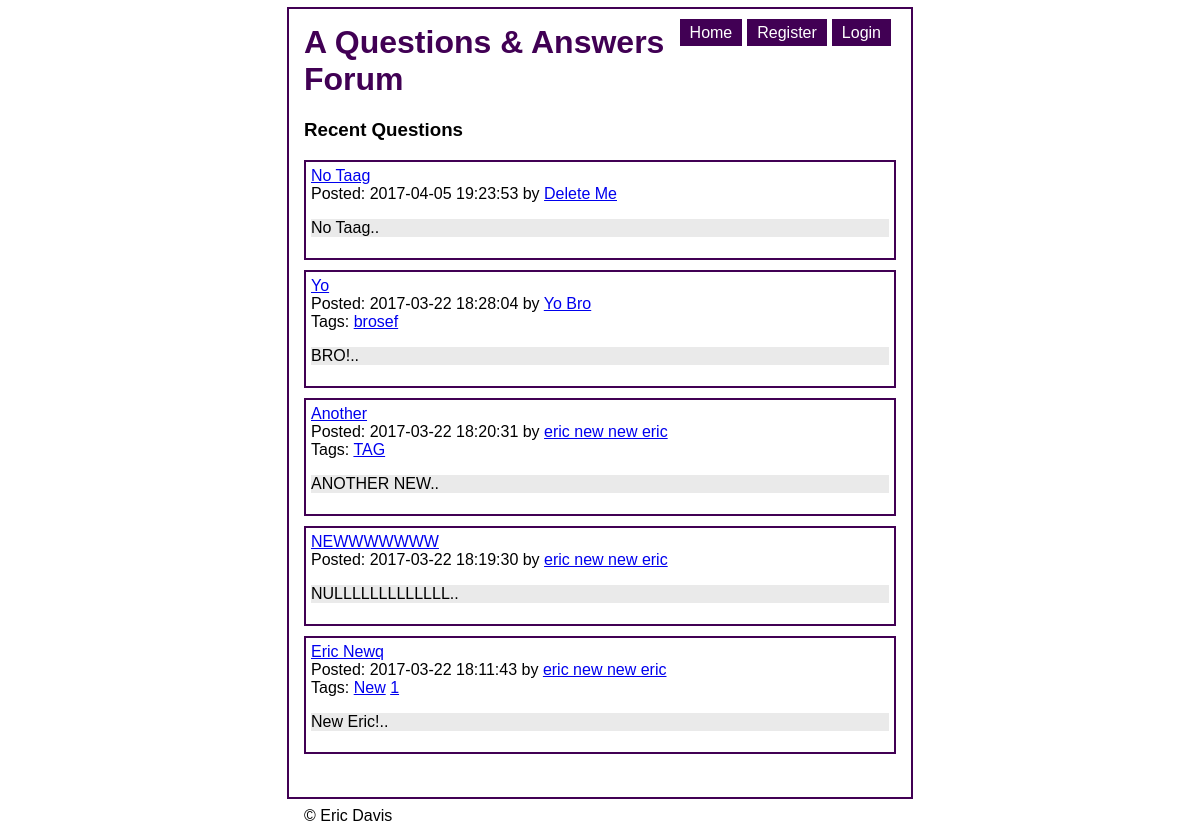
The page /index on the database as committed earlier.
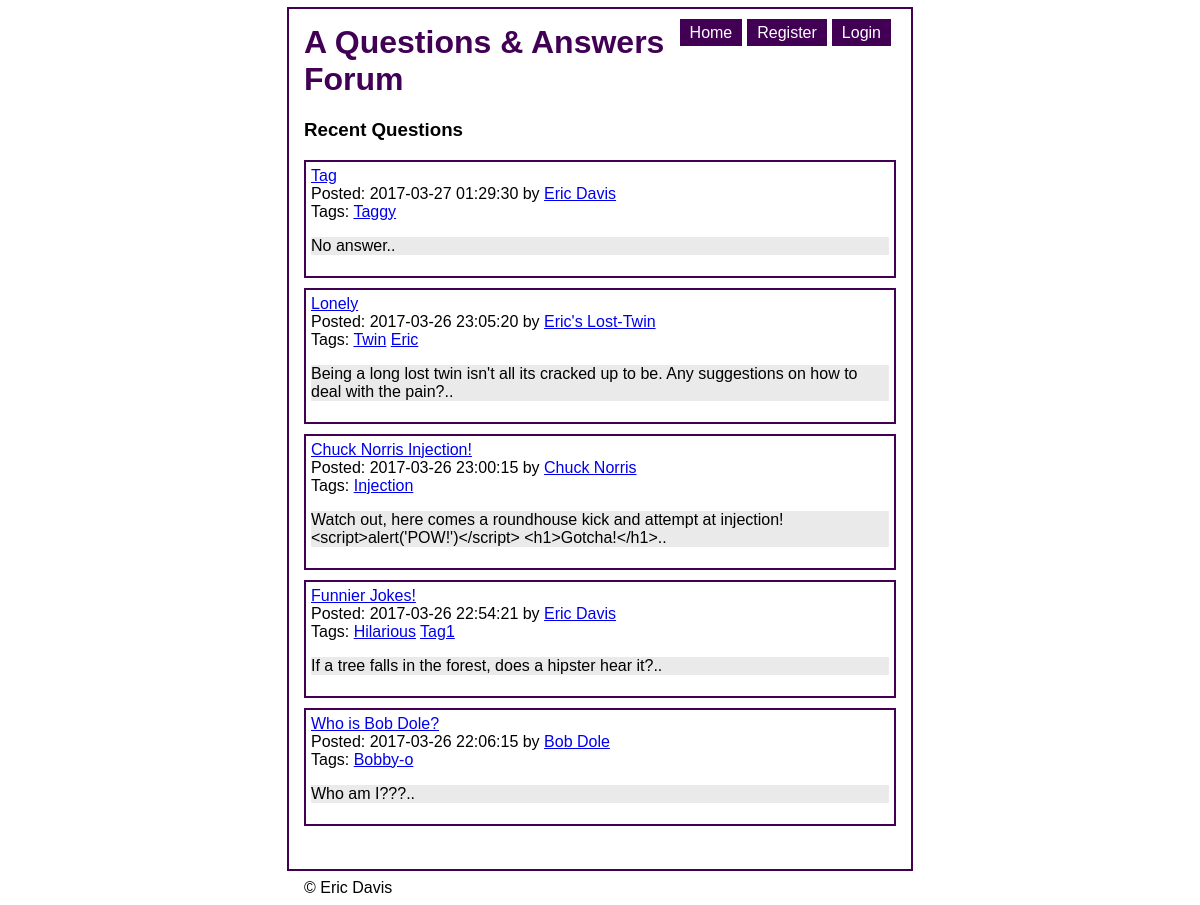
The same page on the database as committed later.
### tables this page shows
CREATE TABLE Questions (QuestionID INTEGER PRIMARY KEY AUTOINCREMENT NOT NULL, Date DATE NOT NULL, Title TEXT NOT NULL, Content TEXT NOT NULL, Tags TEXT, UserID INTEGER REFERENCES Users (UserID) NOT NULL);

CREATE TABLE Users (UserID INTEGER PRIMARY KEY AUTOINCREMENT NOT NULL UNIQUE, FirstName TEXT NOT NULL, LastName TEXT NOT NULL, Email TEXT NOT NULL, Password TEXT NOT NULL);

### controllers/questions.inc (called while the page is built, shortened)
<?php
include_once "include/util.inc";
include_once 'models/User.inc';
include_once 'models/Question.inc';
function get_questions($params) {
    $questions = Question::retrieveRecentQuestions();
    renderTemplate(
        "views/recent_questions_view.inc",
        array(
            'title' => 'A Questions & Answers Forum',
            'subtitle' => 'Recent Questions',
            'questions' => $questions,
            'newQuestionButtonText' => '[Post New Question]'
        )
    );
}

### controllers/index.inc (called while the page is built)
<?php
include_once "include/util.inc";
include_once "controllers/questions.inc";
function get_index($params) {
    get_questions($params);
}

### models/Question.inc (called while the page is built, shortened)
<?php
require_once 'models/Model.inc';
include_once 'include/util.inc';
class Question extends Model {
    private $date;
    private $title;
    private $content;
    private $tags;
    private $userId;
    public function getDate() {
        return $this->date;
    }
    public function setDate($date) {
        $this->date = $date;
    }
    public function getTitle() {
        return $this->title;
    }
    public function setTitle($title) {
        $this->title = $title;
    }
    public function getContent() {
        return $this->content;
    }
    public function setContent($content) {
        $this->content = $content;
    }
    public function getTags() {
        return $this->tags;
    }
    public function setTags($tags) {
        $this->tags = $tags;
    }
    public function getUserId() {
        return $this->userId;
    }
    public function setUserId($id) {
        $this->userId = $id;
    }
    public static function retrieveRecentQuestions($limit = 5) {
        $db = self::getDb();
        $st = $db -> prepare('SELECT * FROM Questions ORDER BY Date DESC LIMIT :limit');
        $st->bindParam(':limit', $limit);
        $st -> execute();
        $rows = $st -> fetchAll(PDO::FETCH_ASSOC);
        return self::makeQuestionsFromRows($rows);
    }
    private static function makeQuestionFromRow($row) {
        $question = new Question($row['QuestionID'], $row['Date'], $row['Title'], $row['Content'], $row['Tags'], $row['UserID']);
        return $question;
    }
    private static function makeQuestionsFromRows($rows) {
        $result = array();
        foreach ($rows as $row) {
            $result[] = self::makeQuestionFromRow($row);
        }
        return $result;
    }
}

### models/Model.inc (called while the page is built, shortened)
<?php
class Model {
    protected $id;
    public function getId() {
        return $this -> id;
    }
    public function setId($id) {
        $this -> id = $id;
        return $this;
    }
}
?>

### models/User.inc (called while the page is built, shortened)
<?php
require_once 'models/Model.inc';
include_once 'include/util.inc';
class User extends Model {
    private $firstName;
    private $lastName;
    public function getFirstName() {
        return $this->firstName;
    }
    public function setFirstName($name) {
        $this->firstName = $name;
    }
    public function getLastName() {
        return $this->lastName;
    }
    public function setLastName($name) {
        $this->lastName = $name;
    }
    public static function getFullName($id) {
        $user = self::retrieveUserById($id);
        if ($user) {
            return $user->getFirstName() . " " . $user->getLastName();
        }
        return false;
    }
    public static function retrieveUserById($id) {
	$db = self::getDb();
        $sql = "SELECT * FROM Users WHERE UserID = :id";
        $statement = $db -> prepare($sql);
        $statement -> bindParam(':id', $id);
        $statement -> execute();
        $row = $statement->fetch(PDO::FETCH_ASSOC);
        return self::makeUserFromRow($row);
    }
    private static function makeUserFromRow($row) {
        $user = new User($row['UserID'], $row['FirstName'], $row['LastName'], $row['Email'], $row['Password']);
        return $user;
    }
}

### views/cache_recent_questions_view.inc (the view, shortened to what this page needs)
<?php include_once 'include/util.inc' ?>
<!DOCTYPE html>
<html>
    <head>
        <link rel="stylesheet" href="/lab/lab3/css/style.css" />
    </head>
    <body>
        <div id="content-wrapper">
            <div id="nav">
                <ul>
                    <?php if (isLoggedIn()) : ?>
                    <li><a href="/lab/lab3/logout">Logout</a></li>
                    <li><a href="/lab/lab3/user/view_user/<?php echo(safeParam($_SESSION, 'UserID', false)); ?>">My Profile</a></li>
                    <?php  else : ?>
                    <li><a href="/lab/lab3/login">Login</a></li>
                    <li><a href="/lab/lab3/user/register">Register</a></li>
                    <?php  endif; ?>
                    <li><a href="/lab/lab3/index">Home</a></li>
                </ul>
            </div>
<h1> <?php echo( isset($title) ? $title : '' ); ?></h1>
<h3><?php echo( isset($subtitle) ? $subtitle : '' ); ?></h3>
<?php  foreach ($questions as $question): ?>
    <div class="question">
    <a href="/lab/lab3/questions/view_question/<?php echo($question->getId()); ?>"> <?php echo( $question->getTitle() ); ?></a>
    <br />
    Posted: <?php echo( $question->getDate() ); ?> by <a href="/lab/lab3/user/view_user/<?php echo( $question->getUserId() ); ?>"><?php echo( User::getFullName($question->getUserId()) ); ?></a>
    <br />
    <span>
<?php
    $tags = explode(' ', $question->getTags());
    if ($tags[0]) {
        echo "Tags:";
    }
    foreach($tags as $tag) :
?>
    <a href="/lab/lab3/tag/view_questions/<?php echo( $tag ); ?>"><?php echo( $tag ); ?></a>
<?php   endforeach; ?>
</span>
    <p class="question-content"> <?php echo( substr($question->getContent(), 0, 240).".." ); ?></p>
</div>
<?php  endforeach; ?>
<br />
</div>
<footer>
    &copy; Eric Davis
</footer>
</body>
</html>

### urlrouter.php (shortened to what this page needs)
<?php
function routeUrl() {
    $method = $_SERVER['REQUEST_METHOD'];
    $requestURI = explode('/', $_SERVER['REQUEST_URI']);
    $scriptName = explode('/', $_SERVER['SCRIPT_NAME']);
    for ($i = 0; $i < sizeof($scriptName); $i++) {
        if (strtolower($requestURI[$i]) == strtolower($scriptName[$i])) {
            unset($requestURI[$i]);
        }
    }
    $command = array_values($requestURI);
    $controller = 'controllers/' . $command[0] . '.inc';
    $func = strtolower($method) . '_' . (isset($command[1]) ? $command[1] : 'index');
    $params = array_slice($command, 2);
    if (file_exists($controller)) {
        if (function_exists($func)) {
            $func($params);
            exit();
        }
        else {
            die("Command '$func' doesn't exist.");
        }
    } else {
        die("Controller '$controller' doesn't exist.");
    }
}
routeUrl();

### include/util.inc (shortened to what this page needs)
<?php
function isLoggedIn() {
    return false;
}
function __cacheName($view) {
    $cachePath = explode('/', $view);
    $idx = sizeof($cachePath) - 1;
    $cachePath[$idx] = 'cache_' . $cachePath[$idx];
    return implode('/', $cachePath);
}
function renderTemplate($view, $params) {
    $cacheName = __cacheName($view);
    if (file_exists($cacheName) && (filemtime($cacheName) >= filemtime($view))) {
        $contents = file_get_contents($cacheName);
    }
    extract($params);
    eval("?>" . $contents);
    $result = ob_get_contents();
    echo $result;
}
?>

### css/style.css (style rules this page uses)
body { font-family: helvetica, arial; }
.question { border: 2px solid #410054; margin-bottom: 10px; padding: 5px; }
.question-content { background-color: #eaeaea; }
#content-wrapper { width: 50%; margin-left: auto; margin-right: auto; margin-top: 2%; outline: 2px solid #410054; outline-offset: 15px; }
h1, h2 { color: #410054; }
footer { width: 50%; margin-left: auto; margin-right: auto; margin-top: 25px; }
#nav li { border-right: 5px solid #ffffff; display: inline; float: right; text-align: center; }
#nav a { background-color: #410054; color: white; padding: 5px 10px 5px 10px; text-decoration: none; }

Rows that differ between the two databases and show on the page:
removed questions: Title "No Taag", Date "2017-04-05 19:23:53", UserID.LastName "Delete Me", Content "No Taag", shown under "Recent Questions"
removed questions: Title "Yo", Date "2017-03-22 18:28:04", UserID.LastName "Yo Bro", shows "Tags:", Tags "brosef", Content "BRO!"
removed questions: Title "Another", Date "2017-03-22 18:20:31", UserID.LastName "eric new new eric", shows "Tags:", Tags "TAG", Content "ANOTHER NEW"
removed questions: Title "NEWWWWWWW", Date "2017-03-22 18:19:30", UserID.LastName "eric new new eric", Content "NULLLLLLLLLLLLL", shown under "Recent Questions"
removed questions: Title "Eric Newq", Date "2017-03-22 18:11:43", UserID.LastName "eric new new eric", shows "Tags:", Tags "New", Tags "1", Content "New Eric!", shown under "Recent Questions"
added questions: Title "Tag", Date "2017-03-27 01:29:30", UserID.LastName "Eric Davis", shows "Tags:", Tags "Taggy", Content "No answer"
added questions: Title "Lonely", Date "2017-03-26 23:05:20", UserID.LastName "Eric's Lost-Twin", shows "Tags:", Tags "Twin", Tags "Eric", Content "Being a long lost twin isn't all its cracked up to be. Any suggestions on how to deal with the pain?", shown under "Recent Questions"
added questions: Title "Chuck Norris Injection!", Date "2017-03-26 23:00:15", UserID.LastName "Chuck Norris", shows "Tags:", Tags "Injection", Content "Watch out, here comes a roundhouse kick and attempt at injection! <script>alert('POW!')</script> <h1>Gotcha!</h1>"
added questions: Title "Funnier Jokes!", Date "2017-03-26 22:54:21", UserID.LastName "Eric Davis", shows "Tags:", Tags "Hilarious", Tags "Tag1", Content "If a tree falls in the forest, does a hipster hear it?", shown under "Recent Questions"
added questions: Title "Who is Bob Dole?", Date "2017-03-26 22:06:15", UserID.LastName "Bob Dole", shows "Tags:", Tags "Bobby-o", Content "Who am I???"
